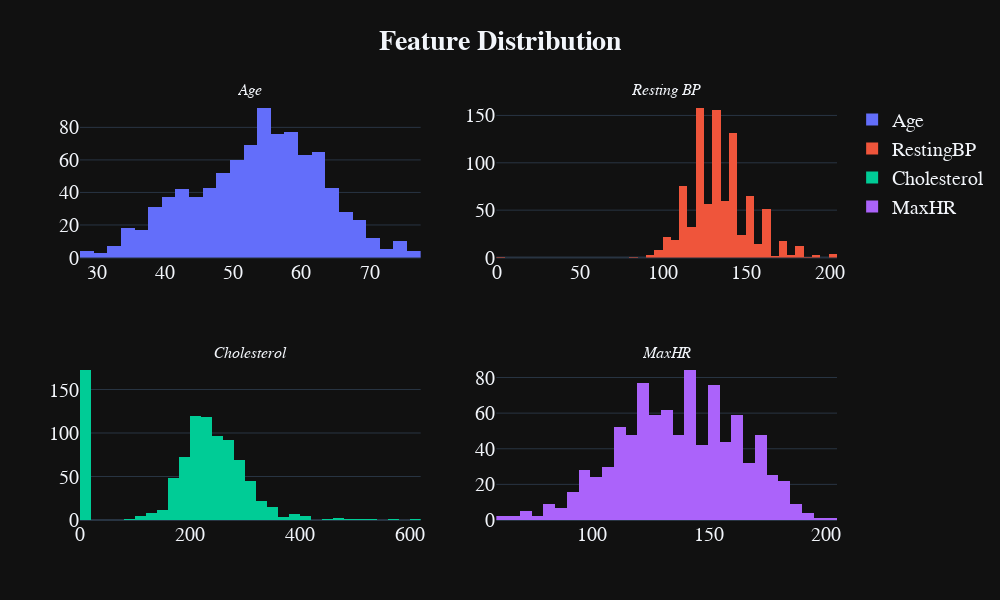

Notebook cell for this chart:
### Code cell
fig=make_subplots(rows=2,cols=2,subplot_titles=('<i>Age', '<i>Resting BP', '<i>Cholesterol', '<i>MaxHR'))
fig.add_trace(go.Histogram(x=df['Age'],name='Age'),row=1,col=1)
fig.add_trace(go.Histogram(x=df['RestingBP'],name='RestingBP'),row=1,col=2)
fig.add_trace(go.Histogram(x=df['Cholesterol'],name='Cholesterol'),row=2,col=1)
fig.add_trace(go.Histogram(x=df['MaxHR'],name='MaxHR'),row=2,col=2)

fig.update_layout(height=600, width=1000, title_text='<b>Feature Distribution', font_size=20)
fig.update_layout(template='plotly_dark', title_x=0.5, font_family='Courier New')

### Figure 1 — Plotly figure (JSON) as saved in the notebook; plotly's stock layout.template omitted (floating-point values rounded to 4 significant figures; data arrays with more than 128 entries replaced by an {"elided": "..."} marker saying what was removed)
{"data": [{"name": "Age", "x": {"elided": "918 int values"}, "type": "histogram", "xaxis": "x", "yaxis": "y"}, {"name": "RestingBP", "x": {"elided": "918 int values"}, "type": "histogram", "xaxis": "x2", "yaxis": "y2"}, {"name": "Cholesterol", "x": {"elided": "918 int values"}, "type": "histogram", "xaxis": "x3", "yaxis": "y3"}, {"name": "MaxHR", "x": {"elided": "918 int values"}, "type": "histogram", "xaxis": "x4", "yaxis": "y4"}], "layout": {"xaxis": {"anchor": "y", "domain": [0.0, 0.45]}, "yaxis": {"anchor": "x", "domain": [0.625, 1.0]}, "xaxis2": {"anchor": "y2", "domain": [0.55, 1.0]}, "yaxis2": {"anchor": "x2", "domain": [0.625, 1.0]}, "xaxis3": {"anchor": "y3", "domain": [0.0, 0.45]}, "yaxis3": {"anchor": "x3", "domain": [0.0, 0.375]}, "xaxis4": {"anchor": "y4", "domain": [0.55, 1.0]}, "yaxis4": {"anchor": "x4", "domain": [0.0, 0.375]}, "annotations": [{"font": {"size": 16}, "showarrow": false, "text": "<i>Age", "x": 0.225, "xanchor": "center", "xref": "paper", "y": 1.0, "yanchor": "bottom", "yref": "paper"}, {"font": {"size": 16}, "showarrow": false, "text": "<i>Resting BP", "x": 0.775, "xanchor": "center", "xref": "paper", "y": 1.0, "yanchor": "bottom", "yref": "paper"}, {"font": {"size": 16}, "showarrow": false, "text": "<i>Cholesterol", "x": 0.225, "xanchor": "center", "xref": "paper", "y": 0.375, "yanchor": "bottom", "yref": "paper"}, {"font": {"size": 16}, "showarrow": false, "text": "<i>MaxHR", "x": 0.775, "xanchor": "center", "xref": "paper", "y": 0.375, "yanchor": "bottom", "yref": "paper"}], "title": {"text": "<b>Feature Distribution", "x": 0.5}, "font": {"size": 20, "family": "Courier New"}, "height": 600, "width": 1000}}
